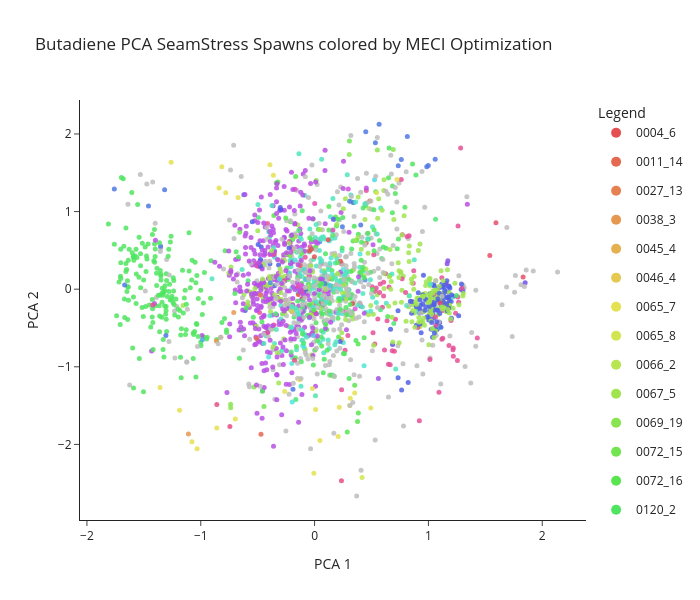

The notebook cell saved with this chart:
### Code cell
import plotly.graph_objects as go
import pandas as pd
import numpy as np

# --- Load labels ---
df = pd.read_csv(csv_file)
meci_idx_to_type = dict(zip(df['idx'], df['meci_type']))

unique_types = sorted(df['meci_type'].unique())


import colorsys

def generate_colors(n):
    return [
        f"rgb({int(r*255)}, {int(g*255)}, {int(b*255)})"
        for r, g, b in (
            colorsys.hsv_to_rgb(i / n, 0.65, 0.9)
            for i in range(n)
        )
    ]

unique_types = sorted(df['meci_type'].unique())
base_colors = generate_colors(len(unique_types))

type_to_color = dict(zip(unique_types, base_colors))

# --- Point metadata ---
point_types = [meci_idx_to_type.get(i, "Unknown") for i in idx]
point_colors = [type_to_color.get(t, "#bdbdbd") for t in point_types]

# --- Regular points trace ---
scatter = go.Scatter(
    x=reduced_space[:, 0],
    y=reduced_space[:, 1],
    mode="markers",
    marker=dict(
        size=5,
        color=point_colors,
        opacity=0.85
    ),
    text=[
        f"idx: {i}<br>MECI type: {t}"
        for i, t in zip(idx, point_types)
    ],
    hoverinfo="text",
    showlegend=False
)

# --- Star points ---
star_indices = np.arange(len(reduced_space) - n_star, len(reduced_space))
star_traces = []


# --- MECI type legend (dummy traces for legend only) ---
type_legend_traces = [
    go.Scatter(
        x=[None],
        y=[None],
        mode="markers",
        marker=dict(size=10, color=color),
        legendgroup=t,
        showlegend=True,
        name=t
    )
    for t, color in type_to_color.items()
]

# --- Build figure ---
fig = go.Figure(
    data=[scatter] + star_traces + type_legend_traces
)

fig.update_layout(
    width=700,
    height=600,
    title=f"Butadiene {reduction_technique} SeamStress Spawns colored by MECI Optimization",
    xaxis_title=f"{reduction_technique} 1",
    yaxis_title=f"{reduction_technique} 2",
    legend_title_text="Legend",
    template="simple_white",
    hovermode="closest"
)

fig.show()

### Figure 1 — Plotly figure (JSON) as saved in the notebook; plotly's stock layout.template omitted (floating-point values rounded to 4 significant figures; data arrays with more than 128 entries replaced by an {"elided": "..."} marker saying what was removed)
{"data": [{"hoverinfo": "text", "marker": {"color": {"elided": "1836 str values"}, "opacity": 0.85, "size": 5}, "mode": "markers", "showlegend": false, "text": {"elided": "1836 str values"}, "type": "scatter", "x": {"elided": "1836 float values"}, "y": {"elided": "1836 float values"}}, {"legendgroup": "0004_6", "marker": {"color": "rgb(229, 80, 80)", "size": 10}, "mode": "markers", "name": "0004_6", "showlegend": true, "type": "scatter", "x": [null], "y": [null]}, {"legendgroup": "0011_14", "marker": {"color": "rgb(229, 104, 80)", "size": 10}, "mode": "markers", "name": "0011_14", "showlegend": true, "type": "scatter", "x": [null], "y": [null]}, {"legendgroup": "0027_13", "marker": {"color": "rgb(229, 128, 80)", "size": 10}, "mode": "markers", "name": "0027_13", "showlegend": true, "type": "scatter", "x": [null], "y": [null]}, {"legendgroup": "0038_3", "marker": {"color": "rgb(229, 152, 80)", "size": 10}, "mode": "markers", "name": "0038_3", "showlegend": true, "type": "scatter", "x": [null], "y": [null]}, {"legendgroup": "0045_4", "marker": {"color": "rgb(229, 177, 80)", "size": 10}, "mode": "markers", "name": "0045_4", "showlegend": true, "type": "scatter", "x": [null], "y": [null]}, {"legendgroup": "0046_4", "marker": {"color": "rgb(229, 201, 80)", "size": 10}, "mode": "markers", "name": "0046_4", "showlegend": true, "type": "scatter", "x": [null], "y": [null]}, {"legendgroup": "0065_7", "marker": {"color": "rgb(229, 225, 80)", "size": 10}, "mode": "markers", "name": "0065_7", "showlegend": true, "type": "scatter", "x": [null], "y": [null]}, {"legendgroup": "0065_8", "marker": {"color": "rgb(209, 229, 80)", "size": 10}, "mode": "markers", "name": "0065_8", "showlegend": true, "type": "scatter", "x": [null], "y": [null]}, {"legendgroup": "0066_2", "marker": {"color": "rgb(185, 229, 80)", "size": 10}, "mode": "markers", "name": "0066_2", "showlegend": true, "type": "scatter", "x": [null], "y": [null]}, {"legendgroup": "0067_5", "marker": {"color": "rgb(160, 229, 80)", "size": 10}, "mode": "markers", "name": "0067_5", "showlegend": true, "type": "scatter", "x": [null], "y": [null]}, {"legendgroup": "0069_19", "marker": {"color": "rgb(136, 229, 80)", "size": 10}, "mode": "markers", "name": "0069_19", "showlegend": true, "type": "scatter", "x": [null], "y": [null]}, {"legendgroup": "0072_15", "marker": {"color": "rgb(112, 229, 80)", "size": 10}, "mode": "markers", "name": "0072_15", "showlegend": true, "type": "scatter", "x": [null], "y": [null]}, {"legendgroup": "0072_16", "marker": {"color": "rgb(88, 229, 80)", "size": 10}, "mode": "markers", "name": "0072_16", "showlegend": true, "type": "scatter", "x": [null], "y": [null]}, {"legendgroup": "0120_2", "marker": {"color": "rgb(80, 229, 96)", "size": 10}, "mode": "markers", "name": "0120_2", "showlegend": true, "type": "scatter", "x": [null], "y": [null]}, {"legendgroup": "0129_13", "marker": {"color": "rgb(80, 229, 120)", "size": 10}, "mode": "markers", "name": "0129_13", "showlegend": true, "type": "scatter", "x": [null], "y": [null]}, {"legendgroup": "0129_14", "marker": {"color": "rgb(80, 229, 144)", "size": 10}, "mode": "markers", "name": "0129_14", "showlegend": true, "type": "scatter", "x": [null], "y": [null]}, {"legendgroup": "0133_16", "marker": {"color": "rgb(80, 229, 169)", "size": 10}, "mode": "markers", "name": "0133_16", "showlegend": true, "type": "scatter", "x": [null], "y": [null]}, {"legendgroup": "0133_8", "marker": {"color": "rgb(80, 229, 193)", "size": 10}, "mode": "markers", "name": "0133_8", "showlegend": true, "type": "scatter", "x": [null], "y": [null]}, {"legendgroup": "0158_3", "marker": {"color": "rgb(80, 229, 217)", "size": 10}, "mode": "markers", "name": "0158_3", "showlegend": true, "type": "scatter", "x": [null], "y": [null]}, {"legendgroup": "0171_9", "marker": {"color": "rgb(80, 217, 229)", "size": 10}, "mode": "markers", "name": "0171_9", "showlegend": true, "type": "scatter", "x": [null], "y": [null]}, {"legendgroup": "0182_4", "marker": {"color": "rgb(80, 193, 229)", "size": 10}, "mode": "markers", "name": "0182_4", "showlegend": true, "type": "scatter", "x": [null], "y": [null]}, {"legendgroup": "0190_12", "marker": {"color": "rgb(80, 169, 229)", "size": 10}, "mode": "markers", "name": "0190_12", "showlegend": true, "type": "scatter", "x": [null], "y": [null]}, {"legendgroup": "0190_8", "marker": {"color": "rgb(80, 144, 229)", "size": 10}, "mode": "markers", "name": "0190_8", "showlegend": true, "type": "scatter", "x": [null], "y": [null]}, {"legendgroup": "0194_8", "marker": {"color": "rgb(80, 120, 229)", "size": 10}, "mode": "markers", "name": "0194_8", "showlegend": true, "type": "scatter", "x": [null], "y": [null]}, {"legendgroup": "0198_2", "marker": {"color": "rgb(80, 96, 229)", "size": 10}, "mode": "markers", "name": "0198_2", "showlegend": true, "type": "scatter", "x": [null], "y": [null]}, {"legendgroup": "0198_3", "marker": {"color": "rgb(88, 80, 229)", "size": 10}, "mode": "markers", "name": "0198_3", "showlegend": true, "type": "scatter", "x": [null], "y": [null]}, {"legendgroup": "0203_19", "marker": {"color": "rgb(112, 80, 229)", "size": 10}, "mode": "markers", "name": "0203_19", "showlegend": true, "type": "scatter", "x": [null], "y": [null]}, {"legendgroup": "0203_6", "marker": {"color": "rgb(136, 80, 229)", "size": 10}, "mode": "markers", "name": "0203_6", "showlegend": true, "type": "scatter", "x": [null], "y": [null]}, {"legendgroup": "0218_6", "marker": {"color": "rgb(160, 80, 229)", "size": 10}, "mode": "markers", "name": "0218_6", "showlegend": true, "type": "scatter", "x": [null], "y": [null]}, {"legendgroup": "0236_15", "marker": {"color": "rgb(185, 80, 229)", "size": 10}, "mode": "markers", "name": "0236_15", "showlegend": true, "type": "scatter", "x": [null], "y": [null]}, {"legendgroup": "0240_13", "marker": {"color": "rgb(209, 80, 229)", "size": 10}, "mode": "markers", "name": "0240_13", "showlegend": true, "type": "scatter", "x": [null], "y": [null]}, {"legendgroup": "0240_6", "marker": {"color": "rgb(229, 80, 225)", "size": 10}, "mode": "markers", "name": "0240_6", "showlegend": true, "type": "scatter", "x": [null], "y": [null]}, {"legendgroup": "0255_9", "marker": {"color": "rgb(229, 80, 201)", "size": 10}, "mode": "markers", "name": "0255_9", "showlegend": true, "type": "scatter", "x": [null], "y": [null]}, {"legendgroup": "0261_5", "marker": {"color": "rgb(229, 80, 177)", "size": 10}, "mode": "markers", "name": "0261_5", "showlegend": true, "type": "scatter", "x": [null], "y": [null]}, {"legendgroup": "0263_14", "marker": {"color": "rgb(229, 80, 152)", "size": 10}, "mode": "markers", "name": "0263_14", "showlegend": true, "type": "scatter", "x": [null], "y": [null]}, {"legendgroup": "0263_17", "marker": {"color": "rgb(229, 80, 128)", "size": 10}, "mode": "markers", "name": "0263_17", "showlegend": true, "type": "scatter", "x": [null], "y": [null]}, {"legendgroup": "0273_11", "marker": {"color": "rgb(229, 80, 104)", "size": 10}, "mode": "markers", "name": "0273_11", "showlegend": true, "type": "scatter", "x": [null], "y": [null]}], "layout": {"height": 600, "hovermode": "closest", "legend": {"title": {"text": "Legend"}}, "title": {"text": "Butadiene PCA SeamStress Spawns colored by MECI Optimization"}, "width": 700, "xaxis": {"title": {"text": "PCA 1"}}, "yaxis": {"title": {"text": "PCA 2"}}}}
